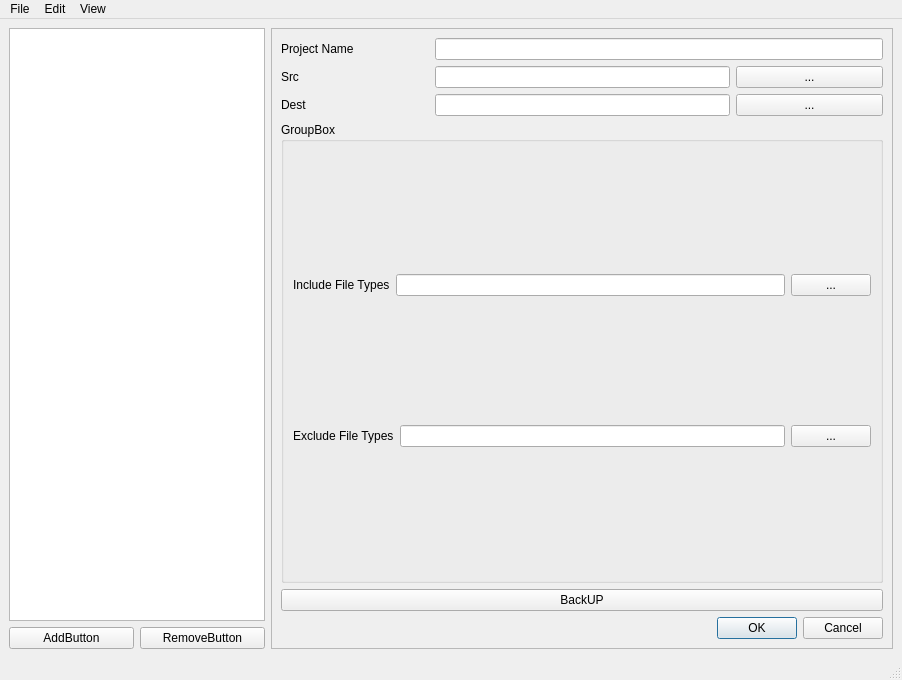
<?xml version="1.0" encoding="UTF-8"?>
<ui version="4.0">
 <class>MainWindow</class>
 <widget class="QMainWindow" name="MainWindow">
  <property name="geometry">
   <rect>
    <x>0</x>
    <y>0</y>
    <width>902</width>
    <height>680</height>
   </rect>
  </property>
  <property name="minimumSize">
   <size>
    <width>20</width>
    <height>60</height>
   </size>
  </property>
  <property name="windowTitle">
   <string>MainWindow</string>
  </property>
  <widget class="QWidget" name="centralwidget">
   <layout class="QHBoxLayout" name="horizontalLayout">
    <item>
     <layout class="QGridLayout" name="gridLayout">
      <item row="1" column="0">
       <widget class="QPushButton" name="addButton">
        <property name="text">
         <string>AddButton</string>
        </property>
       </widget>
      </item>
      <item row="1" column="1">
       <widget class="QPushButton" name="removeButton">
        <property name="text">
         <string>RemoveButton</string>
        </property>
       </widget>
      </item>
      <item row="0" column="0" colspan="2">
       <widget class="QListWidget" name="projetcList"/>
      </item>
     </layout>
    </item>
    <item>
     <widget class="QFrame" name="frame">
      <property name="frameShape">
       <enum>QFrame::StyledPanel</enum>
      </property>
      <property name="frameShadow">
       <enum>QFrame::Raised</enum>
      </property>
      <layout class="QVBoxLayout" name="verticalLayout_3">
       <item>
        <layout class="QGridLayout" name="gridLayout_2">
         <item row="1" column="0">
          <widget class="QLabel" name="Src">
           <property name="text">
            <string>Src</string>
           </property>
          </widget>
         </item>
         <item row="1" column="1" colspan="2">
          <widget class="QLineEdit" name="SrcPath"/>
         </item>
         <item row="1" column="3">
          <widget class="QPushButton" name="add_src_path_button">
           <property name="maximumSize">
            <size>
             <width>16777215</width>
             <height>1000</height>
            </size>
           </property>
           <property name="text">
            <string>...</string>
           </property>
          </widget>
         </item>
         <item row="2" column="0">
          <widget class="QLabel" name="Dest">
           <property name="text">
            <string>Dest</string>
           </property>
          </widget>
         </item>
         <item row="2" column="1" colspan="2">
          <widget class="QLineEdit" name="DestPath"/>
         </item>
         <item row="2" column="3">
          <widget class="QPushButton" name="add_dest_path_button">
           <property name="maximumSize">
            <size>
             <width>16777215</width>
             <height>100</height>
            </size>
           </property>
           <property name="text">
            <string>...</string>
           </property>
          </widget>
         </item>
         <item row="0" column="0">
          <widget class="QLabel" name="label">
           <property name="text">
            <string>Project Name</string>
           </property>
          </widget>
         </item>
         <item row="0" column="1" colspan="3">
          <widget class="QLineEdit" name="ProjectNameLine"/>
         </item>
        </layout>
       </item>
       <item>
        <widget class="QGroupBox" name="groupBox">
         <property name="title">
          <string>GroupBox</string>
         </property>
         <layout class="QVBoxLayout" name="verticalLayout">
          <item>
           <layout class="QHBoxLayout" name="horizontalLayout_2">
            <item>
             <widget class="QLabel" name="Include_Type_Label">
              <property name="text">
               <string>Include File Types</string>
              </property>
             </widget>
            </item>
            <item>
             <widget class="QLineEdit" name="Include_Type_lineEdit"/>
            </item>
            <item>
             <widget class="QPushButton" name="Include_Type_Button">
              <property name="text">
               <string>...</string>
              </property>
             </widget>
            </item>
           </layout>
          </item>
          <item>
           <layout class="QHBoxLayout" name="horizontalLayout_3">
            <item>
             <widget class="QLabel" name="Exclude_Type_Label">
              <property name="text">
               <string>Exclude File Types</string>
              </property>
             </widget>
            </item>
            <item>
             <widget class="QLineEdit" name="Exclude_Type_lineEdit"/>
            </item>
            <item>
             <widget class="QPushButton" name="Exclude_Type_Button">
              <property name="text">
               <string>...</string>
              </property>
             </widget>
            </item>
           </layout>
          </item>
         </layout>
        </widget>
       </item>
       <item>
        <widget class="QPushButton" name="backupButton">
         <property name="text">
          <string>BackUP</string>
         </property>
        </widget>
       </item>
       <item>
        <widget class="QDialogButtonBox" name="buttonBox">
         <property name="standardButtons">
          <set>QDialogButtonBox::Cancel|QDialogButtonBox::Ok</set>
         </property>
        </widget>
       </item>
      </layout>
     </widget>
    </item>
   </layout>
  </widget>
  <widget class="QMenuBar" name="menubar">
   <property name="geometry">
    <rect>
     <x>0</x>
     <y>0</y>
     <width>902</width>
     <height>22</height>
    </rect>
   </property>
   <widget class="QMenu" name="menufile">
    <property name="title">
     <string>File</string>
    </property>
    <addaction name="actionAdd"/>
    <addaction name="actionremove"/>
   </widget>
   <widget class="QMenu" name="menuedit">
    <property name="title">
     <string>Edit</string>
    </property>
   </widget>
   <widget class="QMenu" name="menuView">
    <property name="title">
     <string>View</string>
    </property>
   </widget>
   <addaction name="menufile"/>
   <addaction name="menuedit"/>
   <addaction name="menuView"/>
  </widget>
  <widget class="QStatusBar" name="statusbar"/>
  <action name="actionAdd">
   <property name="text">
    <string>Add</string>
   </property>
  </action>
  <action name="actionremove">
   <property name="text">
    <string>remove</string>
   </property>
  </action>
 </widget>
 <resources/>
 <connections/>
</ui>
